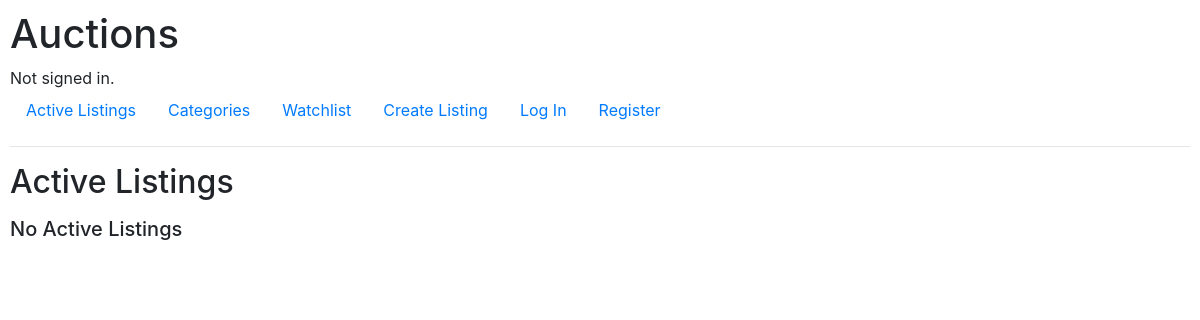
/, run on an earlier commit of the app's database.
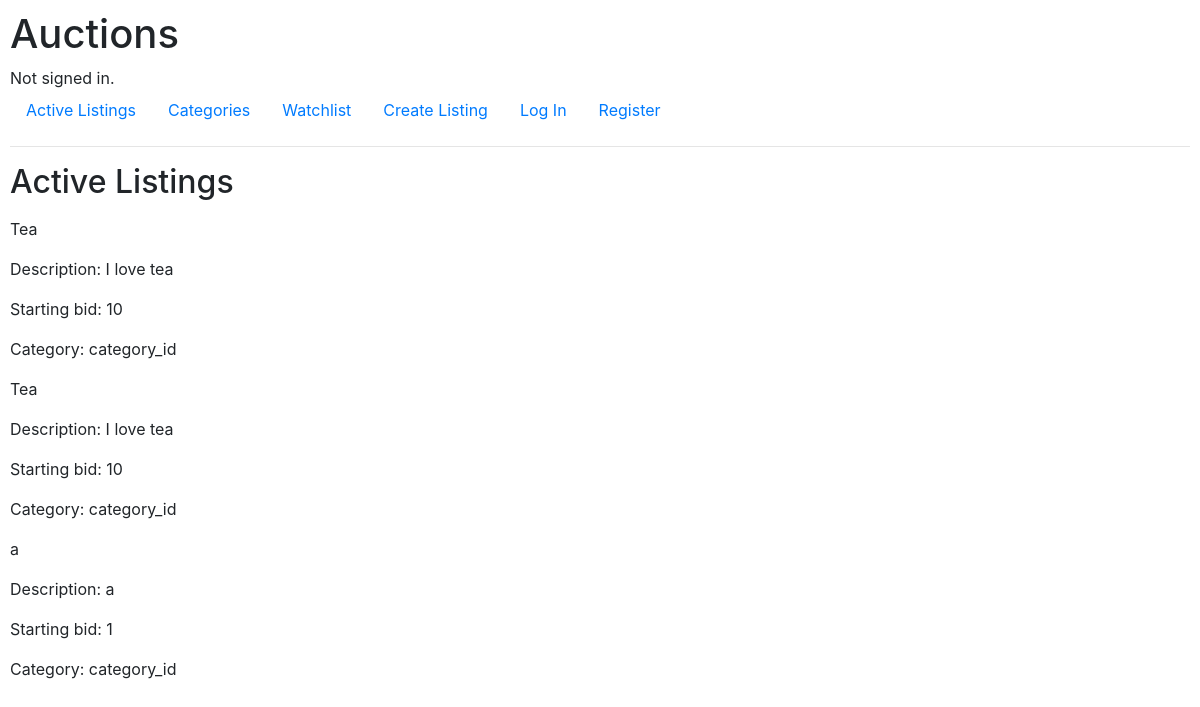
And on a later commit of the database.
### auctions/models.py (models this page shows, shortened)
class Listing(models.Model):
    title = models.CharField(max_length=128)
    description = models.TextField()
    start_bid = models.IntegerField()
    category = models.CharField(choices=CATEGORIES, max_length=35, null=True, blank=True)
    image = models.URLField()

### auctions/views.py (the view)
# urls.py: path("", views.index, name="index"),
def index(request):
    return render(request, "auctions/index.html", {
        'listings': Listing.objects.all()
    })

### auctions/templates/auctions/index.html (shortened to what this page needs)
{% extends "auctions/layout.html" %}
{% block body %}
    <h2>Active Listings</h2>
    {% for listing in listings %}
        <p>{{ listing.title }}</p>
            <p>Description:
                {{ listing.description }}</p>
            <p>Starting bid:
                {{ listing.start_bid }}</p>
            <p>Category:
                {{ listing.category }}</p>
            {% empty %}
            <h5>No Active Listings</h5>
        {% endfor %}
    {% endblock %}

What changed in the data, as far as the page shows it:
added Listing: title "Tea", description "I love tea", start_bid "10", category "category_id"
added Listing: title "Tea", description "I love tea", start_bid "10", category "category_id"
added Listing: title "a", description "a", start_bid "1", category "category_id"
Also different on the page:
text no longer shown: "No Active Listings"
